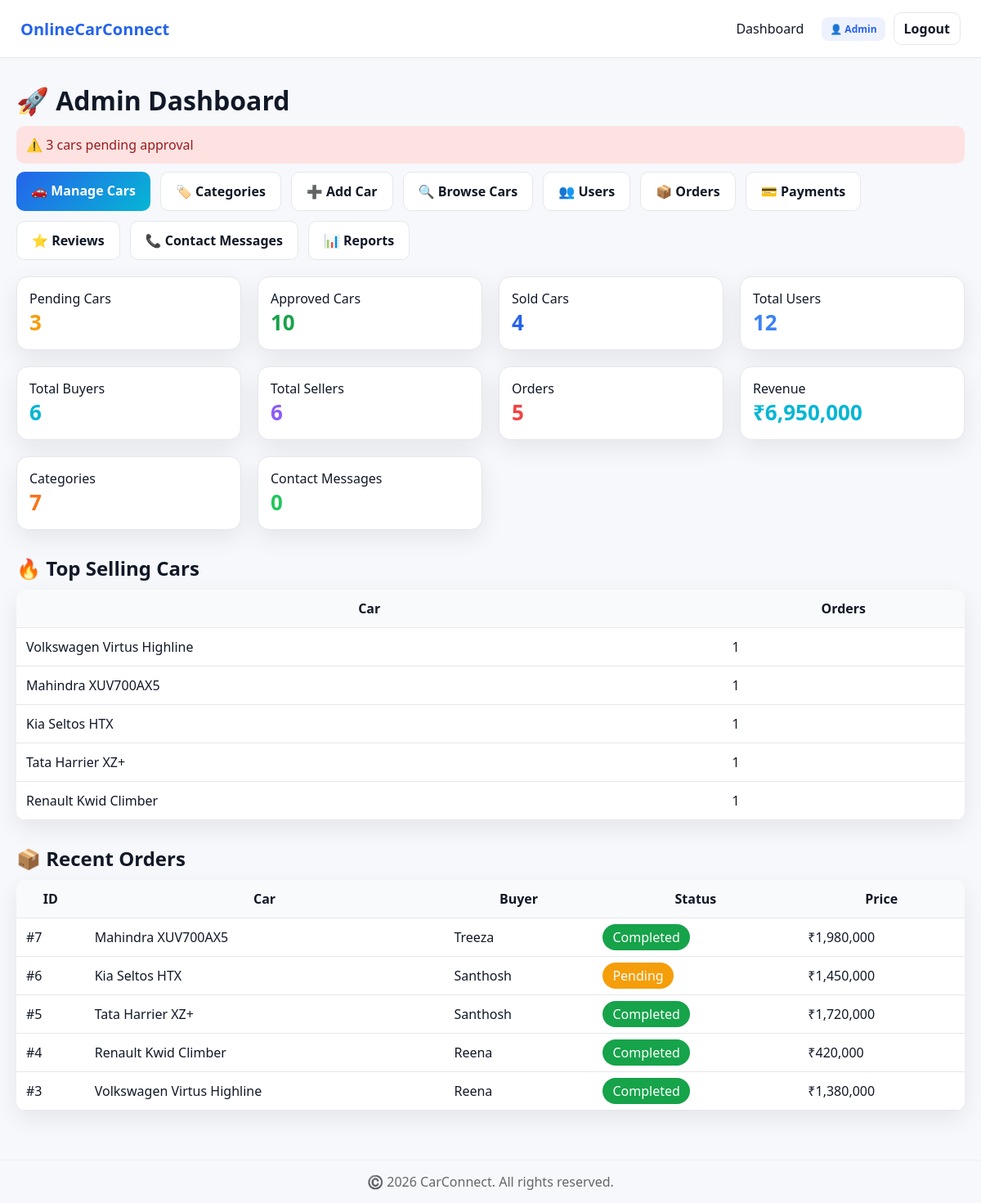
The app's page /admin/admin_dashboard.php (signed in) with its own data.
### tables this page shows
CREATE TABLE `orders` (
  `id` int(11) NOT NULL,
  `buyer_id` int(11) NOT NULL,
  `seller_id` int(11) NOT NULL,
  `car_id` int(11) NOT NULL,
  `total_price` decimal(12,2) NOT NULL,
  `order_status` enum('pending','completed','cancelled') DEFAULT 'pending',
  `created_at` timestamp NOT NULL DEFAULT current_timestamp()
);

CREATE TABLE `car_listings` (
  `id` int(11) NOT NULL,
  `seller_id` int(11) NOT NULL,
  `category_id` int(11) DEFAULT NULL,
  `make` varchar(100) NOT NULL,
  `model` varchar(100) NOT NULL,
  `year` int(11) NOT NULL,
  `price` decimal(12,2) NOT NULL,
  `mileage` int(11) DEFAULT 0,
  `fuel_type` varchar(50) DEFAULT NULL,
  `transmission` varchar(50) DEFAULT NULL,
  `description` text DEFAULT NULL,
  `image_path` varchar(255) DEFAULT NULL,
  `status` enum('pending','approved','rejected','sold') DEFAULT 'pending',
  `created_at` timestamp NOT NULL DEFAULT current_timestamp(),
  `color` varchar(30) DEFAULT NULL,
  `owner_type` varchar(30) DEFAULT NULL,
  `body_type` varchar(30) DEFAULT NULL,
  `seating_capacity` int(11) DEFAULT NULL,
  `location` varchar(100) DEFAULT NULL
);

CREATE TABLE `buyers` (
  `id` int(11) NOT NULL,
  `name` varchar(100) NOT NULL,
  `email` varchar(150) NOT NULL,
  `password` varchar(255) NOT NULL,
  `phone` varchar(20) DEFAULT NULL,
  `address` text DEFAULT NULL,
  `status` enum('active','inactive') DEFAULT 'active',
  `created_at` timestamp NOT NULL DEFAULT current_timestamp()
);

### includes/functions.php (called while the page is built, shortened)
<?php
function e($str){
    return htmlspecialchars((string)$str, ENT_QUOTES, 'UTF-8');
}
?>

### admin/admin_dashboard.php (the view, shortened to what this page needs)
<?php
require_once __DIR__ . "/../includes/db_connect.php";
require_once __DIR__ . "/../includes/functions.php";
require_once __DIR__ . "/../includes/header.php";
function safeCount($conn, $sql){
    $res = mysqli_query($conn, $sql);
    if($res){
        $row = mysqli_fetch_assoc($res);
        return $row ? (int)$row['c'] : 0;
    }
    return 0;
}
$pending      = safeCount($conn,"SELECT COUNT(*) c FROM car_listings WHERE status='pending'");
$approved     = safeCount($conn,"SELECT COUNT(*) c FROM car_listings WHERE status='approved'");
$sold         = safeCount($conn,"SELECT COUNT(*) c FROM car_listings WHERE status='sold'");
$totalBuyers  = safeCount($conn,"SELECT COUNT(*) c FROM buyers");
$totalSellers = safeCount($conn,"SELECT COUNT(*) c FROM sellers");
$totalOrders  = safeCount($conn,"SELECT COUNT(*) c FROM orders");
$totalCategories = safeCount($conn,"SELECT COUNT(*) c FROM car_categories");
$totalContacts = safeCount($conn,"SELECT COUNT(*) c FROM contact_messages");
$salesRes = mysqli_query($conn,"SELECT IFNULL(SUM(total_price),0) s FROM orders");
$totalSales = $salesRes ? mysqli_fetch_assoc($salesRes)['s'] : 0;
?>
<h1>🚀 Admin Dashboard</h1>
<?php if($pending > 0): ?>
<div class="alert">
⚠️ <?php echo intval($pending); ?> cars pending approval
</div>
<?php endif; ?>
<div style="display:flex;gap:12px;flex-wrap:wrap;margin-bottom:20px">
<a class="btn primary" href="/carconnect/admin/manage_cars.php">🚗 Manage Cars</a>
<a class="btn" href="/carconnect/admin/manage_categories.php">🏷️ Categories</a>
<a class="btn" href="/carconnect/admin/add_car.php">➕ Add Car</a>
<a class="btn" href="/carconnect/cars.php">🔍 Browse Cars</a>
<a class="btn" href="/carconnect/admin/manage_users.php">👥 Users</a>
<a class="btn" href="/carconnect/admin/manage_orders.php">📦 Orders</a>
<a class="btn" href="/carconnect/admin/manage_payments.php">💳 Payments</a>
<a class="btn" href="/carconnect/admin/manage_reviews.php">⭐ Reviews</a>
<a class="btn" href="/carconnect/admin/view_contacts.php">
📞 Contact Messages
</a>
<a class="btn" href="/carconnect/admin/view_reports.php">📊 Reports</a>
</div>
<div class="grid" style="grid-template-columns:repeat(4,1fr);gap:20px">
<?php
$cards = [
["Pending Cars",$pending,"#f59e0b"],
["Approved Cars",$approved,"#16a34a"],
["Sold Cars",$sold,"#2563eb"],
["Total Users",$totalBuyers + $totalSellers,"#3b82f6"],
["Total Buyers",$totalBuyers,"#06b6d4"],
["Total Sellers",$totalSellers,"#8b5cf6"],
["Orders",$totalOrders,"#ef4444"],
["Revenue","₹".number_format((float)$totalSales),"#06b6d4"],
["Categories",$totalCategories,"#f97316"],
["Contact Messages",$totalContacts,"#22c55e"]
];
foreach($cards as $c){
echo "
<div class='card'>
<div class='p'>
<div class='muted'>{$c[0]}</div>
<div style='font-size:26px;font-weight:900;color:{$c[2]}'>
{$c[1]}
</div>
</div>
</div>
";
}
?>
</div>
<h2 style="margin-top:30px">🔥 Top Selling Cars</h2>
<table class="table">
<tr>
<th>Car</th>
<th>Orders</th>
</tr>
<?php
$top = mysqli_query($conn,"
SELECT c.make,c.model,COUNT(*) cnt
FROM orders o
JOIN car_listings c ON c.id=o.car_id
GROUP BY o.car_id,c.make,c.model
ORDER BY cnt DESC
LIMIT 5
");
if($top && mysqli_num_rows($top)>0){
while($t=mysqli_fetch_assoc($top)){
echo "<tr>
<td>".e($t['make'])." ".e($t['model'])."</td>
<td>".$t['cnt']."</td>
</tr>";
}
}else{
echo "<tr><td colspan='2'>No data</td></tr>";
}
?>
</table>
<h2 style="margin-top:30px">📦 Recent Orders</h2>
<table class="table">
<tr>
<th>ID</th>
<th>Car</th>
<th>Buyer</th>
<th>Status</th>
<th>Price</th>
</tr>
<?php
$res = mysqli_query($conn,"
SELECT o.id,o.total_price,o.order_status,c.make,c.model,b.name buyer
FROM orders o
JOIN car_listings c ON c.id=o.car_id
JOIN buyers b ON b.id=o.buyer_id
ORDER BY o.id DESC
LIMIT 5
");
if($res && mysqli_num_rows($res)>0){
while($o=mysqli_fetch_assoc($res)){
$color="#6b7280";
if($o['order_status']=="completed") $color="#16a34a";
if($o['order_status']=="pending") $color="#f59e0b";
echo "<tr>
<td>#".$o['id']."</td>
<td>".e($o['make'])." ".e($o['model'])."</td>
<td>".e($o['buyer'])."</td>
<td><span style='background:$color;color:#fff;padding:5px 12px;border-radius:20px'>".ucfirst($o['order_status'])."</span></td>
<td>₹".number_format($o['total_price'])."</td>
</tr>";
}
}else{
echo "<tr><td colspan='5'>No orders</td></tr>";
}
?>
</table>
<?php require_once __DIR__ . "/../includes/footer.php"; ?>

### includes/header.php (shortened to what this page needs)
<!doctype html>
<html lang="en">
<head>
  <link rel="stylesheet" href="/carconnect/assets/css/style.css">
  <link rel="stylesheet" href="/carconnect/assets/css/responsive.css">
</head>
<body>
<header class="nav">
  <div class="nav__inner">
    <a class="brand" href="/carconnect/index.php">
      OnlineCarConnect
    </a>
    <nav class="nav__links">
      <?php if (!empty($_SESSION['role']) && $_SESSION['role'] === 'admin'): ?>
        <a href="/carconnect/admin/admin_dashboard.php">Dashboard</a>
        <span class="user-badge">
          👤 Admin
        </span>
        <a class="btn" href="/carconnect/auth/logout.php">Logout</a>
      <?php endif; ?>
    </nav>
  </div>
</header>
<main class="container">

### includes/footer.php (shortened to what this page needs)
</main>
<?php
$role = $_SESSION['role'] ?? '';
?>
<?php if($role === 'admin'): ?>
<footer style="
  text-align:center;
  padding:15px;
  color:#666;
  border-top:1px solid #eee;
  margin-top:30px;
">
  ©️ <?php echo date("Y"); ?> CarConnect. All rights reserved.
</footer>
<?php endif; ?>
</body>
</html>

### assets/css/style.css (style rules this page uses)
* { margin:0; padding:0; box-sizing:border-box; scroll-behavior:smooth; }
body { font-family:system-ui,-apple-system,Segoe UI,Roboto; background:var(--bg); color:var(--text); }
.container { max-width:1200px; margin:auto; padding:30px 20px; }
a { text-decoration:none;color:inherit }
.nav { position:sticky; top:0; background:#fff; border-bottom:1px solid var(--border); z-index:100; }
.nav__inner { display:flex; justify-content:space-between; align-items:center; padding:15px 25px; }
.brand { font-weight:900; font-size:20px; color:var(--primary); }
.nav__links { display:flex; gap:10px; align-items:center; }
.nav__links a { padding:8px 12px; border-radius:10px; transition:0.3s; }
.user-badge { padding:6px 10px; background:#eef2ff; border-radius:8px; font-size:12px; color:var(--primary); font-weight:600; }
.btn { position:relative; padding:12px 18px; border-radius:10px; border:1px solid var(--border); background:#fff; cursor:pointer; font-weight:700; transition:0.3s; overflow:hidden; }
.btn.primary { background:var(--gradient); color:#fff; border:none; }
.btn::after { content:""; position:absolute; width:0%; height:100%; top:0; left:0; background:rgba(255,255,255,0.2); transition:0.4s; }
.grid { display:grid; grid-template-columns:repeat(4,1fr); gap:20px; }
.card { background:#fff; border-radius:14px; border:1px solid var(--border); overflow:hidden; transition:0.3s; box-shadow:var(--shadow); }
.card .p { padding:15px }
.table { width:100%; border-collapse:collapse; border-radius:12px; overflow:hidden; background:#fff; box-shadow:var(--shadow); }
.table th,.table td { padding:12px; border-bottom:1px solid var(--border); }
.table th { background:#f9fafb; }
.alert { padding:12px; border-radius:10px; background:#fee2e2; color:#991b1b; margin:10px 0; }
.card .p { display:flex; flex-direction:column; }
.table td { vertical-align: middle; }
h1, h2 { margin-bottom: 10px; }

### records on screen
orders: id "7", car.make "Mahindra", car.model "XUV700AX5", buyer.name "Treeza", order_status "Completed", total_price "1,980,000"
orders: id "6", car.make "Kia", car.model "Seltos HTX", buyer.name "Santhosh", order_status "Pending", total_price "1,450,000"
orders: id "5", car.make "Tata", car.model "Harrier XZ+", buyer.name "Santhosh", order_status "Completed", total_price "1,720,000"
orders: id "4", car.make "Renault", car.model "Kwid Climber", buyer.name "Reena", order_status "Completed", total_price "420,000"
orders: id "3", car.make "Volkswagen", car.model "Virtus Highline", buyer.name "Reena", order_status "Completed", total_price "1,380,000"

### other values on screen
$pending "3"
$c[0] "Pending Cars"
$c[1] "3"
$c[0] "Approved Cars"
$c[1] "10"
$c[0] "Sold Cars"
$c[1] "4"
$c[0] "Total Users"
$c[1] "12"
$c[0] "Total Buyers"
$c[1] "6"
$c[0] "Total Sellers"
$c[0] "Orders"
$c[1] "5"
$c[0] "Revenue"
